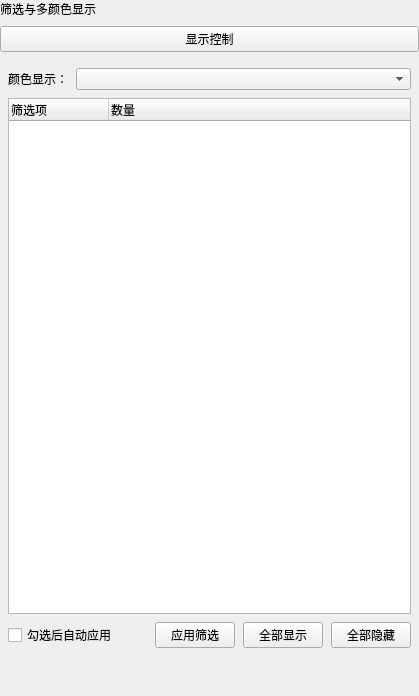
<?xml version="1.0" encoding="UTF-8"?>
<ui version="4.0">
 <class>GridEditingWidget</class>
 <widget class="QWidget" name="GridEditingWidget">
  <property name="geometry">
   <rect>
    <x>0</x>
    <y>0</y>
    <width>419</width>
    <height>696</height>
   </rect>
  </property>
  <property name="windowTitle">
   <string>网格显示设置</string>
  </property>
  <layout class="QVBoxLayout" name="verticalLayout">
   <property name="spacing">
    <number>8</number>
   </property>
   <property name="leftMargin">
    <number>0</number>
   </property>
   <property name="topMargin">
    <number>0</number>
   </property>
   <property name="rightMargin">
    <number>0</number>
   </property>
   <property name="bottomMargin">
    <number>0</number>
   </property>
   <item>
    <widget class="QLabel" name="pageNameLabel">
     <property name="text">
      <string>筛选与多颜色显示</string>
     </property>
    </widget>
   </item>
   <item>
    <widget class="QPushButton" name="sectionTitleButton">
     <property name="text">
      <string>显示控制</string>
     </property>
    </widget>
   </item>
   <item>
    <widget class="QWidget" name="widgetDisplayControl" native="true">
     <property name="sizePolicy">
      <sizepolicy hsizetype="Preferred" vsizetype="Expanding">
       <horstretch>0</horstretch>
       <verstretch>0</verstretch>
      </sizepolicy>
     </property>
     <layout class="QVBoxLayout" name="verticalLayoutDisplayControl">
      <property name="spacing">
       <number>8</number>
      </property>
      <property name="leftMargin">
       <number>8</number>
      </property>
      <property name="topMargin">
       <number>8</number>
      </property>
      <property name="rightMargin">
       <number>8</number>
      </property>
      <property name="bottomMargin">
       <number>8</number>
      </property>
      <item>
       <layout class="QGridLayout" name="gridLayoutColorMode">
        <item row="0" column="0">
         <widget class="QLabel" name="labelColorMode">
          <property name="sizePolicy">
           <sizepolicy hsizetype="Fixed" vsizetype="Preferred">
            <horstretch>0</horstretch>
            <verstretch>0</verstretch>
           </sizepolicy>
          </property>
          <property name="text">
           <string>颜色显示：</string>
          </property>
         </widget>
        </item>
        <item row="0" column="1">
         <widget class="QComboBox" name="comboBoxColorMode"/>
        </item>
       </layout>
      </item>
      <item>
       <widget class="QTreeWidget" name="treeWidgetFilterValues">
        <property name="minimumSize">
         <size>
          <width>0</width>
          <height>260</height>
         </size>
        </property>
        <property name="alternatingRowColors">
         <bool>true</bool>
        </property>
        <property name="rootIsDecorated">
         <bool>true</bool>
        </property>
        <property name="itemsExpandable">
         <bool>true</bool>
        </property>
        <property name="allColumnsShowFocus">
         <bool>true</bool>
        </property>
        <column>
         <property name="text">
          <string>筛选项</string>
         </property>
        </column>
        <column>
         <property name="text">
          <string>数量</string>
         </property>
        </column>
       </widget>
      </item>
      <item>
       <layout class="QHBoxLayout" name="horizontalLayoutOptions">
        <item>
         <widget class="QCheckBox" name="checkBoxAutoApply">
          <property name="text">
           <string>勾选后自动应用</string>
          </property>
          <property name="checked">
           <bool>false</bool>
          </property>
         </widget>
        </item>
        <item>
         <spacer name="horizontalSpacerOptions">
          <property name="orientation">
           <enum>Qt::Horizontal</enum>
          </property>
          <property name="sizeHint" stdset="0">
           <size>
            <width>40</width>
            <height>20</height>
           </size>
          </property>
         </spacer>
        </item>
        <item>
         <widget class="QPushButton" name="pushButtonApplyFilter">
          <property name="text">
           <string>应用筛选</string>
          </property>
         </widget>
        </item>
        <item>
         <widget class="QPushButton" name="pushButtonResetFilter">
          <property name="text">
           <string>全部显示</string>
          </property>
         </widget>
        </item>
        <item>
         <widget class="QPushButton" name="pushButtonUncheckAll">
          <property name="text">
           <string>全部隐藏</string>
          </property>
         </widget>
        </item>
       </layout>
      </item>
     </layout>
    </widget>
   </item>
   <item>
    <spacer name="verticalSpacer">
     <property name="orientation">
      <enum>Qt::Vertical</enum>
     </property>
     <property name="sizeType">
      <enum>QSizePolicy::Preferred</enum>
     </property>
     <property name="sizeHint" stdset="0">
      <size>
       <width>20</width>
       <height>40</height>
      </size>
     </property>
    </spacer>
   </item>
  </layout>
 </widget>
 <resources/>
 <connections/>
</ui>
